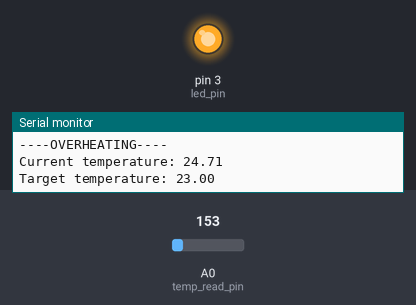
This sketch was run on a simulated Arduino Uno, built with avr-gcc and run on an emulated ATmega328P. Parts: output pins drawn as LEDs (lit = HIGH), the last lines printed to the serial monitor. The inputs (shaded band) are chosen by the test bench; at power-on: A0 (temp_read_pin) = 153.

Above: at 3.2 s.
3.3 s: A0 (temp_read_pin) set to 137
At 5.4 s:
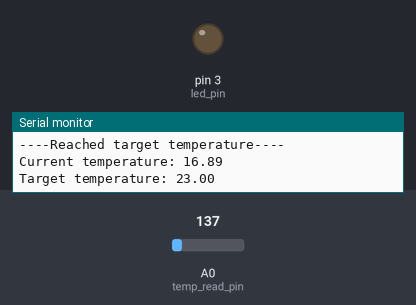
6.5 s: A0 (temp_read_pin) set to 165
At 7.8 s:
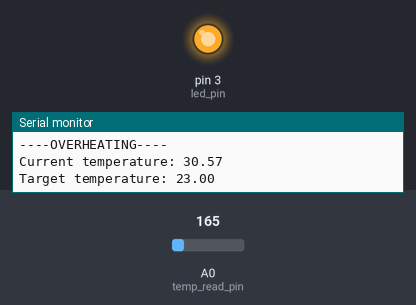
8.6 s: A0 (temp_read_pin) set to 133
At 9.5 s:
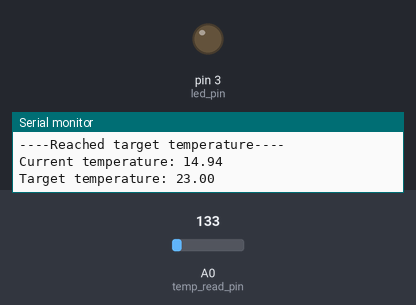
Timing chart, 0 to 11.6 s (numbered marks = the images above; inputs shaded):
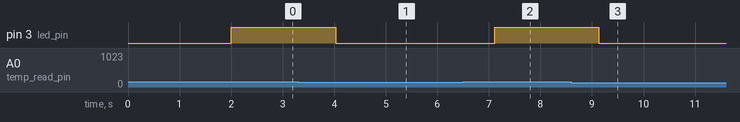

The sketch:

EK210_arduino_basic_demo.ino
```cpp
// (licence header left out)
/* Step 1: Set up global variables
 These variables outside both loops are considered global variables. We're going to initialize them with the pin numbers that correspond
 to the pins to which we've connected our hardware. Global variables can be accessed anywhere in the program, so we're going to declare
 them with the C++ keyword 'static'. This makes the variable name limited to the current file and functions within this file. It's just a
 precaution in case any other variables from other code we include happens to have the same variable name and perform unintended
 modifications to it.  In addition, we're going to use the keyword 'const' to ensure that we will get an error on compile if our code tries
 to change the variable's value. This is because we typically don't expect the hardware pins to change for our prototype */
static const int led_pin = 3;
static const int temp_read_pin = A0;

/* the output from the sensor will be integer-converted ADC reading every iteration. The temperature will be converted to a double type
which allows for decimal readings.*/
static int temp_adc_read;
static double temperature;
static double voltage;
static double set_point = 23.0; // Change this value to change the system's target temperature

// Step 2: Initialize pins and serial communication in the setup loop
void setup() {

  // pinMode tells the microcontroller to set up the input and output pins appropriately for their corresponding functions
  pinMode(led_pin, OUTPUT);
  pinMode(temp_read_pin, INPUT);

  /* This line sets up a Serial object and starts communication at the specified baud rate (9600 bits per second). The actual value won't
  matter for most projects; just make sure both devices' baud rates match, otherwise the communication will look garbled or not show up as
  text at all. The Arduino Uno has one serial interface and it is connected by default to the USB. */
  Serial.begin(9600);
  Serial.println("----------------------EK 210 Arduino Basic Demo---------------------");
  delay(2000);
} // end void setup

void loop() {

  // read the ADC value from the temperature measurement pin
  temp_adc_read = analogRead(temp_read_pin);

  /* we convert the ADC integer to analog voltage by dividing by the 2^ADC resolution (10-bit) and multiplying by Vsupply. The TMP36 reads
  from -50 to 125 degrees C, so we want an ADC reading of 0 to equal -50 * 0.010V = 0.5. By subtracting 0.5 from our reading we offset the
  zero reading by -50 degress. All that's left to do is to divide the shifted voltage by the scale (0.010 V/C), and we get the converted
  temperature */
  voltage = (((double)temp_adc_read / 1024.0) * 5.0);
  temperature = (voltage - 0.5) / 0.010;

  // main comparison
  if (temperature > set_point) {

    // turn on the LED pin with the digitalWrite function -- this can either output 5V or 0V; in digital logic this is 1 or 0
    digitalWrite(led_pin, HIGH);

    // print to serial for debugging. println prints with a newline and print does not
    Serial.println("----OVERHEATING----");
    Serial.print("Current temperature: ");
    Serial.println(temperature);
    Serial.print("Target temperature: ");
    Serial.println(set_point);
  }

  else {

    // turn off the actuator pins
    digitalWrite(led_pin, LOW);

    // print for debugging
    Serial.println("----Reached target temperature----");
    Serial.print("Current temperature: ");
    Serial.println(temperature);
    Serial.print("Target temperature: ");
    Serial.println(set_point);

  } // end if (temperature > set_point)

  // wait 1000 milliseconds between loops
  delay(1000);

} // end void loop
```

Measured:
- the behaviour switches between 150 and 149 on A0 (temp_read_pin) (found by bisection; images 0 and 1)
- after the input at 3.3 s, pin 3 (led_pin): HIGH → LOW after 0.73 s
- after the input at 6.5 s, pin 3 (led_pin): LOW → HIGH after 0.61 s
- after the input at 8.6 s, pin 3 (led_pin): HIGH → LOW after 0.53 s
